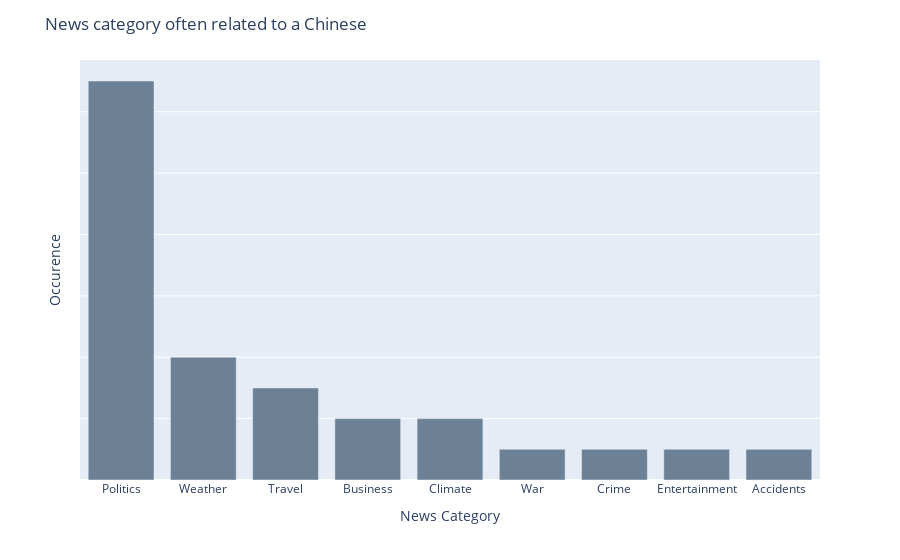

The code cell stored with this chart in its notebook:
### Markdown cell above
### What news was cognizance with a particular Nationality?

### Code cell
# Build a set of all unique nationalities in df_preds for quick lookup



def nat_labels(nat):
    """
    Plot the distribution of news categories (predicted labels)
    associated with a given nationality.

    Steps:
    1. Check if the input nationality exists in the dataset.
    2. Filter df_preds for rows matching that nationality.
    3. Count how many times each predicted label (category) appears.
    4. Plot the results as a bar chart.
    """

    if nat in nat_list:
        # Filter rows by nationality and count label frequencies
        df = (
            df_new_pred[df_new_pred['nationalities'] == nat]['predicted_label']
            .value_counts()    # count each category
            .reset_index()     # convert Series → DataFrame
        )

        # Optional: rename columns for clarity
        # df.columns = ["predicted_label", "count"]

        # Create bar chart
        fig = px.bar(df, x="predicted_label", y="count")

        # Customize chart layout
        fig.update_layout(
            title_text=f"News category often related to a {nat}",
            xaxis_title="\n News Category",
            yaxis=dict(title="Occurence", showticklabels=False, ticks="")
            # yaxis_range=[0,10]   # optional: lock y-axis range
        )

        # Customize bar color
        fig.update_traces(marker_color='#6D8196')

        # Show the plot
        fig.show()

    else:
        # If nationality not found in dataset
        print(f"{nat} could not be found")


# Example usage
nat_labels('Chinese')

### Figure 1 — Plotly figure (JSON) as saved in the notebook; plotly's stock layout.template omitted (floating-point values rounded to 4 significant figures)
{"data": [{"hovertemplate": "predicted_label=%{x}<br>count=%{y}<extra></extra>", "legendgroup": "", "marker": {"color": "#6D8196", "pattern": {"shape": ""}}, "name": "", "orientation": "v", "showlegend": false, "textposition": "auto", "type": "bar", "x": ["Politics", "Weather", "Travel", "Business", "Climate", "War", "Crime", "Entertainment", "Accidents"], "xaxis": "x", "y": [13, 4, 3, 2, 2, 1, 1, 1, 1], "yaxis": "y"}], "layout": {"barmode": "relative", "legend": {"tracegroupgap": 0}, "margin": {"t": 60}, "title": {"text": "News category often related to a Chinese"}, "xaxis": {"anchor": "y", "domain": [0, 1], "title": {"text": "\n News Category"}}, "yaxis": {"anchor": "x", "domain": [0, 1], "showticklabels": false, "ticks": "", "title": {"text": "Occurence"}}}}
